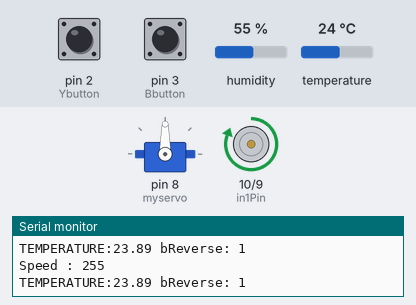
Recording of a sketch running on a simulated Arduino Uno, built with avr-gcc and run on an emulated ATmega328P. Parts: servo, motor-driver pin pairs drawn as motors (green arrow = first pin HIGH = forward, orange = second pin HIGH = backward, longer = more drive, scaled by the enable pin), the last lines printed to the serial monitor. The test bench sets the inputs (shaded band); at power-on: temperature 24 °C, humidity 55 %, pin 2 (Ybutton) LOW, pin 3 (Bbutton) LOW.

Above: at 1.2 s.
1.3 s: temperature set to 28 °C
7.4 s: temperature set to 31 °C
At 8.6 s:
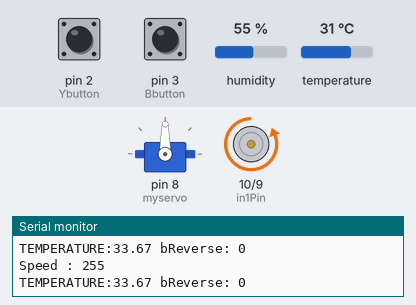
9.7 s: humidity set to 42 %
15.8 s: humidity set to 39 %
At 17.4 s:
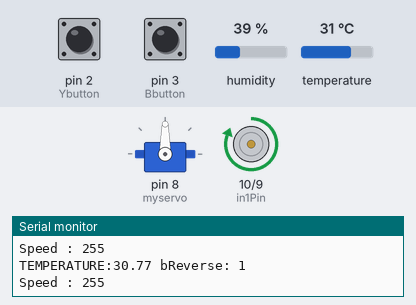
21.9 s: humidity set to 68 %
At 23.7 s:
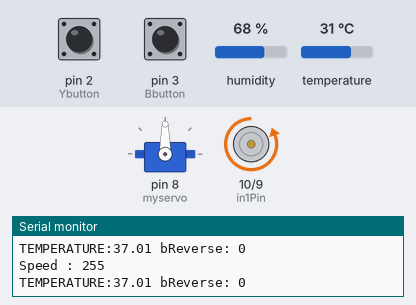
24.1 s: humidity set to 22 %
At 35.7 s:
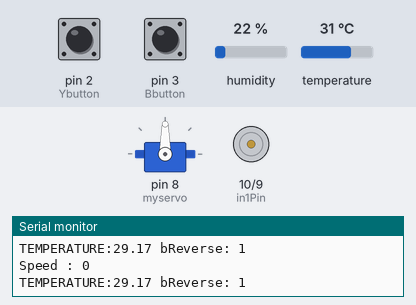
Timing chart, 0 to 36.2 s (numbered marks = the images above; inputs shaded):
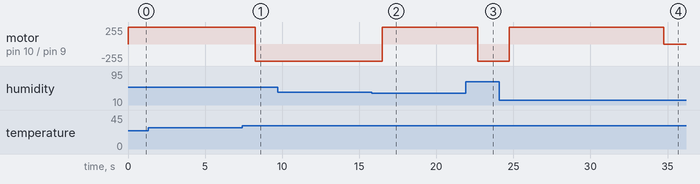

Measured:
- the behaviour switches between 29 and 30 °C on temperature (found by bisection; images 0 and 1)
- the behaviour switches between 41 and 40 % on humidity (found by bisection; images 1 and 2)
- after the input at 7.4 s, motor on pin 10 (in1Pin) / pin 9 (in2Pin): forward 255/255 → backward 255/255 after 0.87 s
- after the input at 15.8 s, motor on pin 10 (in1Pin) / pin 9 (in2Pin): backward 255/255 → forward 255/255 after 0.71 s
- after the input at 21.9 s, motor on pin 10 (in1Pin) / pin 9 (in2Pin): forward 255/255 → backward 255/255 after 0.79 s
- after the input at 24.1 s, motor on pin 10 (in1Pin) / pin 9 (in2Pin): backward 255/255 → forward 255/255 after 0.64 s, → stopped 10.0 s later

The sketch:

makers_full.ino
```cpp
#include <DHT.h>
#include <Servo.h>
#define DHTTYPE DHT11

// Define pin number
const byte isCat = 12;
const byte enablePin = 11;
const byte in1Pin = 10;
const byte in2Pin = 9;
const byte DHTPIN = 7;
const byte Ybutton = 2;
const byte Bbutton = 3;

// Variable for millis()
unsigned long time_prev = 0;

// Variables for DC Motor
boolean isDoor = false;
boolean bReverse = false;
int nspeed = 0;
// Variables for Servo Motor
int servoPos = 0;
int servoParam =0;
int captureCat = 0;

String sMeg = "";

// CREATE SENSOR OBJECT
DHT dht(DHTPIN, DHTTYPE);
Servo myservo;

void setup() {
  Serial.begin(9600);

  pinMode(enablePin, OUTPUT);
  pinMode(in1Pin, OUTPUT);
  pinMode(in2Pin, OUTPUT);

  pinMode(Ybutton, INPUT);
  pinMode(Bbutton, INPUT);
  pinMode(isCat, INPUT);

  dht.begin();
  myservo.attach(8);
}

void loop() {
  float h = dht.readHumidity();// 습도를 측정합니다.
  float t = dht.readTemperature();// 온도를 측정합니다.

  // 값 읽기에 오류가 있으면 오류를 출력합니다.
  if (isnan(h) || isnan(t)) {
    Serial.println("Failed to read from DHT sensor!");
    return;
  }
  // 보정된 섭씨 값을 가져옵니다.
  float hic = dht.computeHeatIndex(t, h, false);
  Serial.println(sMeg + "TEMPERATURE:" + float(hic) + " bReverse: "+boolean(bReverse));

  // 기온이 29도 이하고 문이 열려있으면(isDoor==false)
  // DC모터의 속도를 255로 설정해 겨울용문을 닫음
 if(hic<31&&!isDoor)
  {
    isDoor = true;
    bReverse = true;
    nspeed = 255;
    time_prev = millis();
  }
  // 기온이 29도 이상이고 문이 닫혀있으면(isDoor==true)
  // DC모터의 방향을 바꾸고 속도를 255로 설정해 겨울용문을 엶
  else if(hic>31&&isDoor)
  {
    isDoor = false;
    bReverse = false;
    nspeed = 255;
    time_prev = millis();
  }

  // 현재 시각이 DC모터 작동으로부터 10초가 흐른 후라면
  // DC모터의 속도를 0으로 만들어 동작을 멈춤
  if(millis()-time_prev>10000){
    nspeed = 0;
  }

  // 포획을 위한 버튼이 눌렸고(captureCat==1) 적외선 센서에 무언가 감지되면
  // 서보모터를 돌려 문을 닫음
  if(captureCat==1 && digitalRead(isCat)==1){
    ServoON();
  }
  // 노란 버튼이 눌리면 서보모터를 돌려 문을 열고 포획모드를 해제함
  if(digitalRead(Ybutton)==1)
  {
    captureCat = 0;
    ServoOFF();
  }
  // 파란 버튼이 눌리면 포획모드를 작동시킴
  if(digitalRead(Bbutton)==1){
    captureCat = 1;
  }

  // 모터의 속도와 방향을 지정해 작동
  setMotor(nspeed, bReverse);
  Serial.println(sMeg+ "Speed : " + int(nspeed));
}

void setMotor(int speed, boolean bReverse)
{
  analogWrite(enablePin,speed);
  digitalWrite(in1Pin, bReverse);
  digitalWrite(in2Pin, !bReverse);
}

void ServoON(){
  if(servoParam == 1){
    return;
  }
  else{
    for (int i = 50 ; i>=0 ; i-=10){
      myservo.write(i);
      delay(100);
    }
    servoParam = 1;
  }
  delay(1000);
}

void ServoOFF(){
  if(servoParam==0){
    return;
  }
  servoPos=90;
  myservo.write(servoPos);
  servoParam = 0;
  delay(5000);
}
```
